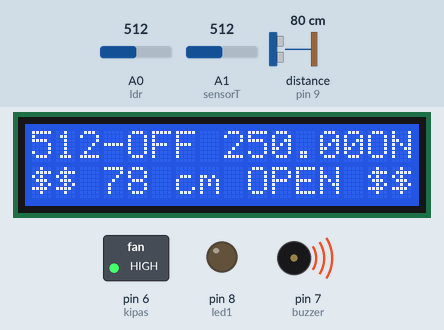
Simulated run of this sketch. Board: Arduino Uno, built with avr-gcc and run on an emulated ATmega328P. Shown: 16×2 character LCD, switched loads named in the sketch (green lamp = pin HIGH), output pins drawn as LEDs (lit = HIGH), buzzer (waves = sounding, pin HIGH). Wiring (inferred from the names in the program): ultrasonic range finder: trigger pin 10; echo pin 9. Inputs (shaded band) come from the test bench; at power-on: A0 (ldr) = 512, distance to the obstacle (sensor on pin 9) 80 cm, A1 (sensorT) = 512. The echo pulse lasts 58.3 µs per cm; pins used as bus, display or sensor lines are not drawn; what the sketch prints to the serial monitor is not drawn.

Above: at 1.2 s.
1.3 s: A0 (ldr) set to 190
At 1.47 s:
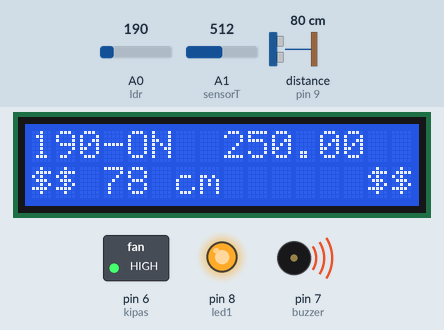
3.1 s: distance to the obstacle (sensor on pin 9) set to 2 cm
At 3.6 s:
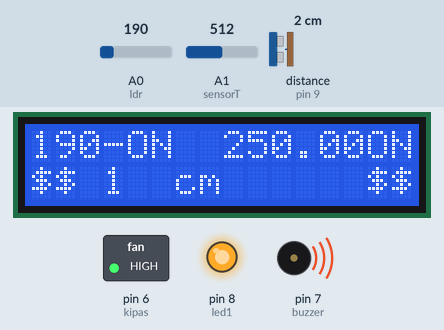
5.5 s: A1 (sensorT) set to 135
At 6.63 s:
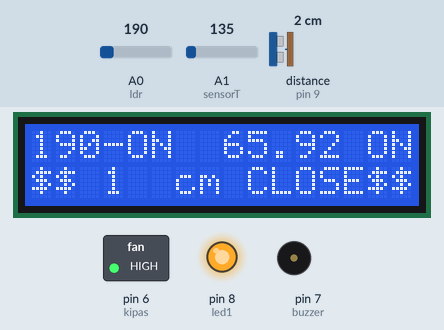
7.3 s: A1 (sensorT) set to 115
At 8.14 s:
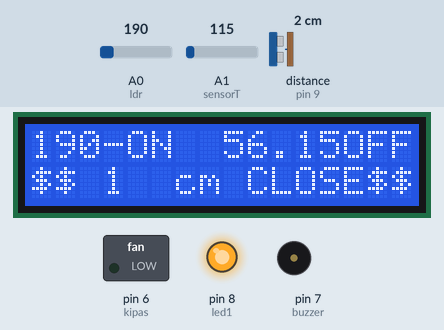
9.8 s: distance to the obstacle (sensor on pin 9) set to 9 cm
At 10.58 s:
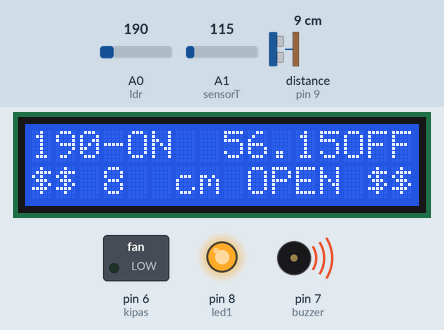
12.2 s: A0 (ldr) set to 210
At 12.72 s:
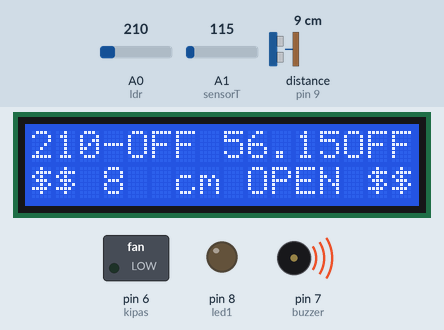
Timing chart, 0 to 15.2 s (numbered marks = the images above; inputs shaded):
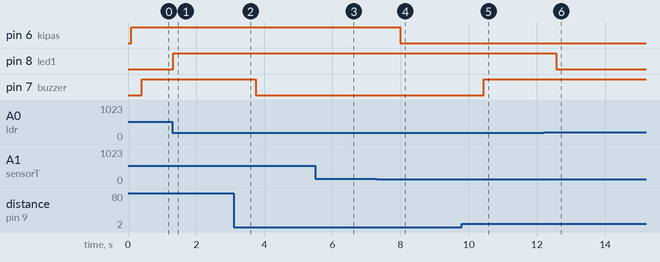

The sketch:

SmartHouseUse3Sensor.ino
```cpp
#include <LiquidCrystal.h>
//copyright by kevin antony k

//inisialisasi Pin yang digunakan Pada Arduino
LiquidCrystal lcd(12, 11, 5, 4, 3, 2);//Pin Untuk LCD
const int ldr = A0;//Pin Untuk Sensor LDR
const int sensorT=A1;
float suhu;
#define echoPin 9 // Pin untuk Echo Pada HC-SR04
#define trigPin 10 //Pin untuk trig Pada HC-SR04

//pin yang digunakan Untuk OUTPUT
const int kipas =6;
const int buzzer =7;
const int led1 = 8;

// Mendefinisikan variable
long duration; // variabel untuk durasi perjalanan gelombang suara
int distance; // variabel untuk pengukuran jarak

void setup(){
  // inisialisasikan LCD yang digunakan
  lcd.begin(16, 2);
  pinMode(kipas,OUTPUT);
  pinMode(led1,OUTPUT);
  pinMode(buzzer,OUTPUT);
  Serial.begin(9600);

  pinMode(trigPin, OUTPUT); // Menetapkan trigPin sebagai OUTPUT
  pinMode(echoPin, INPUT); // Menetapkan echoPin sebagai INPUT
  Serial.begin(9600); // //Komunikasi Serial dimulai dengan kecepatan baudrate 9600
  Serial.println("Ultrasonic Sensor HC-SR04 Test"); // cetak beberapa teks di Serial Monitor
  Serial.println("with Arduino UNO R3");
}

void loop(){
  //baca LDR Sensor
  int nilai = analogRead(ldr);//baca nilai sensor
  Serial.print("NILAI LDR: "); // cetak texk "Nilai LDR" pada serial Monitor
  Serial.println(nilai);//cetak nilai sensor ldr pada serial monitor
  lcd.setCursor(0,0);
  lcd.print(nilai);


   //baca temperature dari LM35
  int nilDigital=analogRead(sensorT);
  //konversikan ke derajad cescius
  suhu=(5.0 * nilDigital * 100.0)/1024.0;
  //Set kolom 0 dan baris 1 LCD dan Tampilkan
  lcd.setCursor(8, 0);
  lcd.print(suhu);


    // Menghapus kondisi trigPin
  digitalWrite(trigPin, LOW);
  delayMicroseconds(2);
  // Sets the trigPin HIGH (ACTIVE) for 10 microseconds
  digitalWrite(trigPin, HIGH);
  delayMicroseconds(10);
  digitalWrite(trigPin, LOW);
  // Reads the echoPin, returns the sound wave travel time in microseconds
  duration = pulseIn(echoPin, HIGH);
  // Calculating the distance
  distance = duration * 0.034 / 2; // Speed of sound wave divided by 2 (go and back)
  // Displays the distance on the Serial Monitor
  Serial.print("Distance: ");
  Serial.print(distance);
  Serial.println(" cm");
      lcd.setCursor(3, 1);
  lcd.print(distance);
  lcd.setCursor(6, 1);
  lcd.print("cm");
   lcd.setCursor(0, 1);
  lcd.print("$$");
   lcd.setCursor(14, 1);
  lcd.print("$$");


if (nilai <200){

  digitalWrite(led1, HIGH);
  Serial.print("Lamp ON : ");
  lcd.setCursor(3,0);
  lcd.print("-ON");
  Serial.println(nilai);

 delay(300);

    }
 else if(nilai >200) {

digitalWrite(led1, LOW);
lcd.setCursor(3,0);
lcd.print("-OFF ");
Serial.print("Lamp OFF : ");
Serial.println(nilai);
}
  if (suhu >60){
      digitalWrite(kipas,HIGH);
       lcd.setCursor(14,0);
    lcd.print("ON");
    delay(300);
      }

else if(suhu <60){
  digitalWrite(kipas,LOW);
  lcd.setCursor(13,0);
  lcd.print("OFF");
}

if (distance >5){
  digitalWrite(buzzer,HIGH);
         lcd.setCursor(9,1);
    lcd.print("OPEN");
  delay(300);

}
else if (distance <5){
  digitalWrite(buzzer,LOW);
       lcd.setCursor(9,1);
    lcd.print("CLOSE");
  delay(300);}
   lcd.clear();
}
```

Measured:
- the behaviour switches between 123 and 122 on A1 (sensorT) (found by bisection; images 3 and 4)
- after the input at 1.3 s, pin 8 (led1): LOW → HIGH at once; the display: first differs from a run without the input at once (image 1)
- after the input at 3.1 s, pin 7 (buzzer): HIGH → LOW after 0.65 s
- after the input at 7.3 s, pin 6 (kipas): HIGH → LOW after 0.70 s
- after the input at 9.8 s, pin 7 (buzzer): LOW → HIGH after 0.63 s
- after the input at 12.2 s, pin 8 (led1): HIGH → LOW after 0.37 s; the display: first differs from a run without the input after 0.37 s (image 6)
